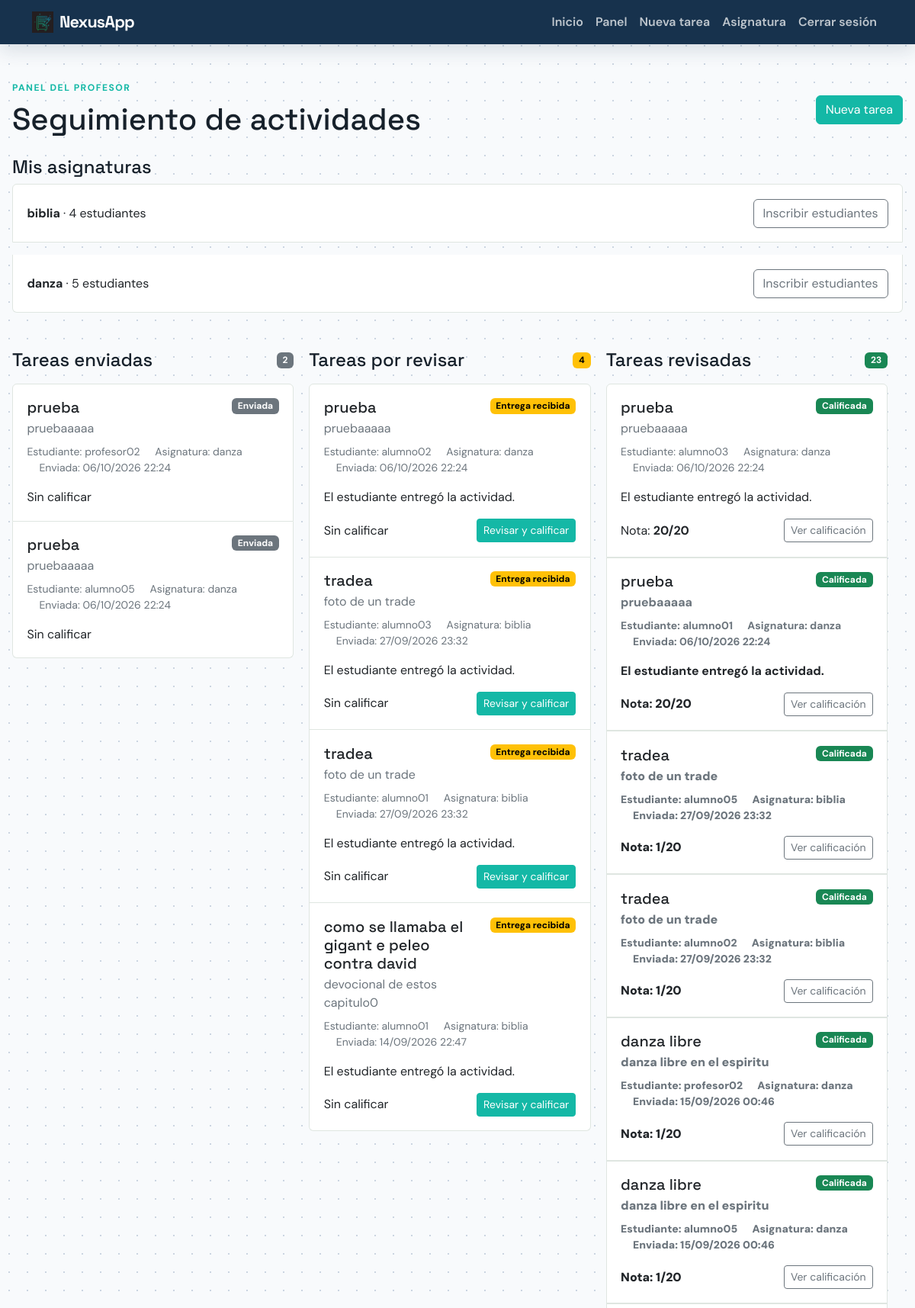
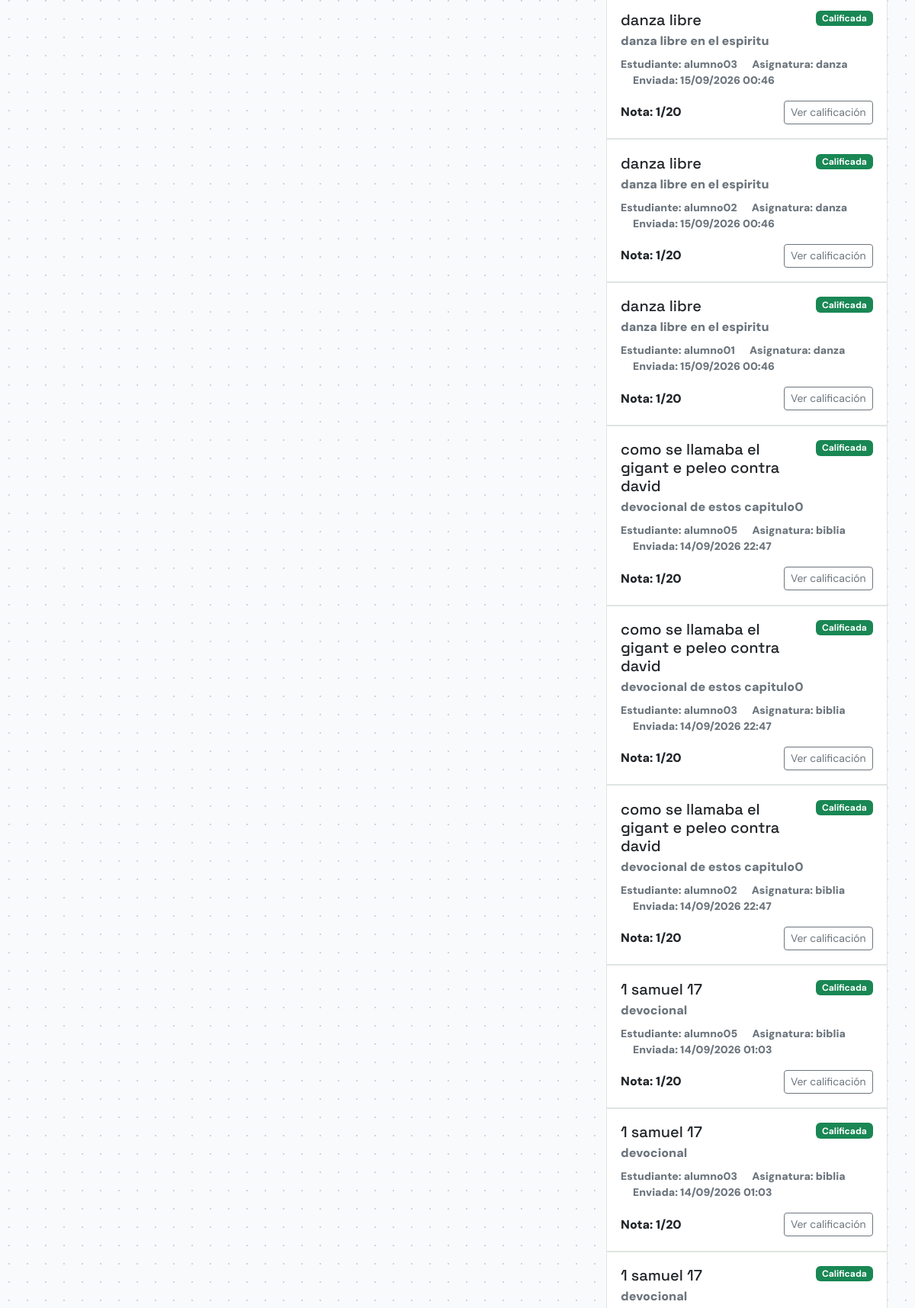
The page /profesor/dashboard/ (signed in, upper part) on the database its author committed (2 pictures, top to bottom).
### tasks/models.py (models this page shows, shortened)
class Subject(models.Model):
    name = models.CharField(max_length=120)
    description = models.TextField(blank=True)
    teacher = models.ForeignKey(
        User,
        on_delete=models.CASCADE,
        related_name="subjects_taught",
        limit_choices_to={"role": User.Roles.PROFESOR},
    )
    students = models.ManyToManyField(
        User,
        related_name="subjects_enrolled",
        blank=True,
        limit_choices_to={"role": User.Roles.ESTUDIANTE},
    )
    created = models.DateTimeField(auto_now_add=True)
    class Meta:
        ordering = ["name"]
        indexes = [models.Index(fields=["teacher", "name"])]

class Task(models.Model):
    title = models.CharField(max_length=100)
    description = models.TextField(blank=True)
    created = models.DateTimeField(auto_now_add=True)
    completed = models.BooleanField(default=False)
    datecompleted = models.DateTimeField(null=True)
    student_archived = models.BooleanField(default=False)
    important = models.BooleanField(default=False)
    subject = models.ForeignKey(
        Subject,
        on_delete=models.CASCADE,
        related_name="tasks",
        null=True,
        blank=True,
    )
    due_date = models.DateTimeField(null=True, blank=True)
    score = models.PositiveSmallIntegerField(
        null=True,
        blank=True,
        validators=[MinValueValidator(0), MaxValueValidator(20)],
    )
    teacher = models.ForeignKey(
        User,
        on_delete=models.CASCADE,
        related_name="created_tasks",
        limit_choices_to={"role": User.Roles.PROFESOR},
    )
    student = models.ForeignKey(
        User,
        on_delete=models.CASCADE,
        related_name="assigned_tasks",
        limit_choices_to={"role": User.Roles.ESTUDIANTE},
    )
    class Meta:
        indexes = [
            models.Index(fields=["teacher", "created"]),
            models.Index(fields=["student", "completed", "created"]),
            models.Index(fields=["due_date", "score"]),
        ]
    @property
    def is_graded(self):
        return self.score is not None
    @property
    def submitted(self):
        return hasattr(self, "submission")

class User(AbstractUser):
    class Roles(models.TextChoices):
        PROFESOR = "PROFESOR", "Profesor"
        ESTUDIANTE = "ESTUDIANTE", "Estudiante"
    role = models.CharField(
        max_length=20,
        choices=Roles.choices,
        default=Roles.ESTUDIANTE,
    )
    @property
    def is_profesor(self):
        return self.role == self.Roles.PROFESOR

### tasks/views.py (the view)
# urls.py: path("profesor/dashboard/", views.profesor_dashboard, name="profesor_dashboard"),
@role_required(User.Roles.PROFESOR)
def profesor_dashboard(request):
    subjects = Subject.objects.filter(teacher=request.user)
    tasks = (
        Task.objects.filter(teacher=request.user)
        .select_related("student", "subject")
        .order_by("-created")
    )
    sent_tasks = tasks.filter(submission__isnull=True, score__isnull=True)
    review_tasks = tasks.filter(submission__isnull=False, score__isnull=True)
    reviewed_tasks = tasks.filter(score__isnull=False)
    settle_overdue_tasks(request.user)
    return render(
        request,
        "profesor_dashboard.html",
        {
            "sent_tasks": sent_tasks,
            "review_tasks": review_tasks,
            "reviewed_tasks": reviewed_tasks,
            "subjects": subjects,
        },
    )

### tasks/views.py (called while the page is built)
def settle_overdue_tasks(teacher):
    now = timezone.now()
    Task.objects.filter(
        teacher=teacher,
        due_date__lt=timezone.now(),
        score__isnull=True,
        submission__isnull=True,
    ).update(score=1, completed=True, datecompleted=now)

### tasks/templates/profesor_dashboard.html (shortened to what this page needs)
{% extends "base.html" %} {% block content %}
<main class="page-wrap py-4 py-md-5">
  <div class="toolbar mb-4">
    <div>
      <div class="eyebrow mb-2">Panel del profesor</div>
      <h1 class="mb-0">Seguimiento de actividades</h1>
    </div>
    <a class="btn btn-primary" href="{% url 'create_task' %}">Nueva tarea</a>
  </div>
  <h2 class="h4">Mis asignaturas</h2>
  {% if subjects %}
  <div class="list-group flex-row-wrap mb-5">
    {% for subject in subjects %}
    <div
      class="list-group-item d-flex justify-content-between align-items-center"
    >
      <span
        ><strong>{{ subject.name }}</strong> · {{ subject.students.count }}
        estudiantes</span
      >
      <a
        class="btn btn-outline-secondary"
        href="{% url 'enroll_students' subject.id %}"
        >Inscribir estudiantes</a
      >
    </div>
    {% endfor %}
  </div>
  {% else %}
  <p>Aún no has creado asignaturas.</p>
  {% endif %}
  <div class="dashboard-columns">
    <section class="dashboard-column">
      <div class="d-flex justify-content-between align-items-center mb-3">
        <h2 class="h4 mb-0">Tareas enviadas</h2>
        <span class="badge text-bg-secondary">{{ sent_tasks|length }}</span>
      </div>
      <div class="list-group">
        {% if sent_tasks %}
          {% for task in sent_tasks %}
            {% include "teacher_item.html" %}
          {% endfor %}
        {% else %}
          <p class="text-muted">No hay tareas enviadas pendientes.</p>
        {% endif %}
      </div>
    </section>
    <section class="dashboard-column">
      <div class="d-flex justify-content-between align-items-center mb-3">
        <h2 class="h4 mb-0">Tareas por revisar</h2>
        <span class="badge text-bg-warning">{{ review_tasks|length }}</span>
      </div>
      <div class="list-group">
        {% if review_tasks %}
          {% for task in review_tasks %}
            {% include "teacher_item.html" %}
          {% endfor %}
        {% else %}
          <p class="text-muted">No hay entregas pendientes de revisión.</p>
        {% endif %}
      </div>
    </section>
    <section class="dashboard-column">
      <div class="d-flex justify-content-between align-items-center mb-3">
        <h2 class="h4 mb-0">Tareas revisadas</h2>
        <span class="badge text-bg-success">{{ reviewed_tasks|length }}</span>
      </div>
      <div class="list-group">
        {% if reviewed_tasks %}
          {% for task in reviewed_tasks %}
            {% include "teacher_item.html" %}
          {% endfor %}
        {% else %}
          <p class="text-muted">Todavía no hay tareas calificadas.</p>
        {% endif %}
      </div>
    </section>
  </div>
</main>
{% endblock %}

### tasks/templates/teacher_item.html
<article class="list-group-item">
  <div class="d-flex justify-content-between align-items-start gap-3">
    <div>
      <h3 class="h5 mb-1">{{ task.title }}</h3>
      <p class="text-secondary mb-2">{{ task.description }}</p>
    </div>
    {% if task.is_graded %}
    <span class="badge text-bg-success">Calificada</span>
    {% elif task.submitted %}
    <span class="badge text-bg-warning">Entrega recibida</span>
    {% else %}
    <span class="badge text-bg-secondary">Enviada</span>
    {% endif %}
  </div>
  <div class="small text-secondary mb-3">
    <span>Estudiante: {{ task.student.username }}</span>
    <span class="ms-3">Asignatura: {{ task.subject.name }}</span>
    <span class="ms-3">Enviada: {{ task.created|date:"d/m/Y H:i" }}</span>
  </div>
  {% if task.submitted %}
  <p class="mb-3">El estudiante entregó la actividad.</p>
  {% endif %}
  <div class="d-flex justify-content-between align-items-center">
    <span>
      {% if task.is_graded %}Nota: <strong>{{ task.score }}/20{% else %}Sin calificar{% endif %}
    </span>
    {% if task.submitted and not task.is_graded %}
    <a class="btn btn-primary btn-sm" href="{% url 'grade_task' task.id %}" >Revisar y calificar</a>
    {% elif task.is_graded %}
    <a
      class="btn btn-outline-secondary btn-sm"
      href="{% url 'grade_task' task.id %}"
      >Ver calificación</a
    >
    {% endif %}
  </div>
</article>

### tasks/static/assets/css/main.css (style rules this page uses)
:root { --ink: #17212b; --muted: #687684; --paper: #f5f7f4; --surface: #ffffff; --accent: #14b8a6; --accent-dark: #0d9488; --line: #dfe6e1; --navy: #17324d; }
* { box-sizing: border-box; }
body { min-height: 100vh; background-color: #f8fafc; background-image: radial-gradient(#cbd5e1 1.5px, transparent 1.5px); background-size: 24px 24px; color: var(--ink); font-family: "DM Sans", sans-serif; }
h1, h2, h3, .navbar-brand { font-family: "Space Grotesk", sans-serif; }
.btn-primary { background: var(--accent); border-color: var(--accent); }
.list-group-item { border-color: var(--line); padding: 1.15rem; }
.eyebrow { color: #14b8a6; font-size: 0.76rem; font-weight: 700; letter-spacing: 0.12em; text-transform: uppercase; }
.page-wrap { width: min(1180px, calc(100% - 2rem)); margin-inline: auto; }
.flex-row-wrap { display: flex; flex-wrap: wrap; gap: 1rem; }
.dashboard-columns { display: flex; flex-wrap: wrap; align-items: flex-start; gap: 1.25rem; }
.dashboard-column { flex: 1 1 320px; min-width: 0; }
.toolbar { display: flex; flex-wrap: wrap; align-items: center; justify-content: space-between; gap: 1rem; }
.list-group { min-width: 0; }
.list-group-item { overflow-wrap: anywhere; }

### rows shown on the page
Subject: name "biblia", students.count "4"
Subject: name "danza", students.count "5"
Task: title "prueba", description "pruebaaaaa", shows "Enviada", student.username "profesor02", subject.name "danza", created "06/10/2026 22:24", shows "Sin calificar"
Task: title "prueba", description "pruebaaaaa", shows "Enviada", student.username "alumno05", subject.name "danza", created "06/10/2026 22:24", shows "Sin calificar"
Task: title "prueba", description "pruebaaaaa", shows "Entrega recibida", student.username "alumno02", subject.name "danza", created "06/10/2026 22:24", shows "El estudiante entregó la actividad.", shows "Sin calificar", shows "Revisar y calificar"
Task: title "tradea", description "foto de un trade", shows "Entrega recibida", student.username "alumno03", subject.name "biblia", created "27/09/2026 23:32", shows "El estudiante entregó la actividad.", shows "Sin calificar", shows "Revisar y calificar"
Task: title "tradea", description "foto de un trade", shows "Entrega recibida", student.username "alumno01", subject.name "biblia", created "27/09/2026 23:32", shows "El estudiante entregó la actividad.", shows "Sin calificar", shows "Revisar y calificar"
Task: title "como se llamaba el gigant e peleo contra david", description "devocional de estos capitulo0", shows "Entrega recibida", student.username "alumno01", subject.name "biblia", created "14/09/2026 22:47", shows "El estudiante entregó la actividad.", shows "Sin calificar", shows "Revisar y calificar"
Task: title "prueba", description "pruebaaaaa", shows "Calificada", student.username "alumno03", subject.name "danza", created "06/10/2026 22:24", shows "El estudiante entregó la actividad.", score "20", shows "Ver calificación"
Task: title "prueba", description "pruebaaaaa", shows "Calificada", student.username "alumno01", subject.name "danza", created "06/10/2026 22:24", shows "El estudiante entregó la actividad.", score "20", shows "Ver calificación"
Task: title "tradea", description "foto de un trade", shows "Calificada", student.username "alumno05", subject.name "biblia", created "27/09/2026 23:32", score "1", shows "Ver calificación"
Task: title "tradea", description "foto de un trade", shows "Calificada", student.username "alumno02", subject.name "biblia", created "27/09/2026 23:32", score "1", shows "Ver calificación"
Task: title "danza libre", description "danza libre en el espiritu", shows "Calificada", student.username "profesor02", subject.name "danza", created "15/09/2026 00:46", score "1", shows "Ver calificación"
Task: title "danza libre", description "danza libre en el espiritu", shows "Calificada", student.username "alumno05", subject.name "danza", created "15/09/2026 00:46", score "1", shows "Ver calificación"
Task: title "danza libre", description "danza libre en el espiritu", shows "Calificada", student.username "alumno03", subject.name "danza", created "15/09/2026 00:46", score "1", shows "Ver calificación"
Task: title "danza libre", description "danza libre en el espiritu", shows "Calificada", student.username "alumno02", subject.name "danza", created "15/09/2026 00:46", score "1", shows "Ver calificación"
Task: title "danza libre", description "danza libre en el espiritu", shows "Calificada", student.username "alumno01", subject.name "danza", created "15/09/2026 00:46", score "1", shows "Ver calificación"
Task: title "como se llamaba el gigant e peleo contra david", description "devocional de estos capitulo0", shows "Calificada", student.username "alumno05", subject.name "biblia", created "14/09/2026 22:47", score "1", shows "Ver calificación"
Task: title "como se llamaba el gigant e peleo contra david", description "devocional de estos capitulo0", shows "Calificada", student.username "alumno03", subject.name "biblia", created "14/09/2026 22:47", score "1", shows "Ver calificación"
Task: title "como se llamaba el gigant e peleo contra david", description "devocional de estos capitulo0", shows "Calificada", student.username "alumno02", subject.name "biblia", created "14/09/2026 22:47", score "1", shows "Ver calificación"
Task: title "1 samuel 17", description "devocional", shows "Calificada", student.username "alumno05", subject.name "biblia", created "14/09/2026 01:03", score "1", shows "Ver calificación"
Task: title "1 samuel 17", description "devocional", shows "Calificada", student.username "alumno03", subject.name "biblia", created "14/09/2026 01:03", score "1", shows "Ver calificación"
Task: title "1 samuel 17", description "devocional", score "Calificada"

### other values the page prints
{{ sent_tasks|length }} "2"
{{ review_tasks|length }} "4"
{{ reviewed_tasks|length }} "23"
